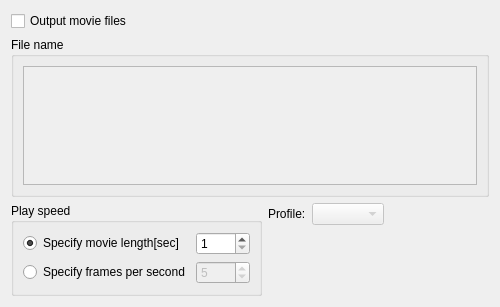
<?xml version="1.0" encoding="UTF-8"?>
<ui version="4.0">
 <class>ContinuousSnapshotWizard_MoviePropertyPage</class>
 <widget class="QWizardPage" name="ContinuousSnapshotWizard_MoviePropertyPage">
  <property name="geometry">
   <rect>
    <x>0</x>
    <y>0</y>
    <width>500</width>
    <height>307</height>
   </rect>
  </property>
  <property name="windowTitle">
   <string>WizardPage</string>
  </property>
  <property name="title">
   <string>Movie Properties</string>
  </property>
  <property name="subTitle">
   <string>Please specify the properties of output files.</string>
  </property>
  <layout class="QVBoxLayout" name="verticalLayout_3" stretch="0,1,0">
   <item>
    <widget class="QCheckBox" name="movieCheckBox">
     <property name="text">
      <string>Output movie files</string>
     </property>
    </widget>
   </item>
   <item>
    <widget class="QGroupBox" name="filenameGroupBox">
     <property name="title">
      <string>File name</string>
     </property>
     <layout class="QVBoxLayout" name="verticalLayout">
      <item>
       <widget class="QTableWidget" name="filenameTableWidget">
        <property name="enabled">
         <bool>false</bool>
        </property>
        <property name="editTriggers">
         <set>QAbstractItemView::NoEditTriggers</set>
        </property>
        <property name="columnCount">
         <number>0</number>
        </property>
        <attribute name="horizontalHeaderCascadingSectionResizes">
         <bool>false</bool>
        </attribute>
        <attribute name="horizontalHeaderDefaultSectionSize">
         <number>100</number>
        </attribute>
        <attribute name="horizontalHeaderStretchLastSection">
         <bool>true</bool>
        </attribute>
        <attribute name="verticalHeaderCascadingSectionResizes">
         <bool>false</bool>
        </attribute>
        <attribute name="verticalHeaderMinimumSectionSize">
         <number>16</number>
        </attribute>
       </widget>
      </item>
     </layout>
    </widget>
   </item>
   <item>
    <layout class="QHBoxLayout" name="horizontalLayout_2">
     <item>
      <widget class="QGroupBox" name="groupBox">
       <property name="title">
        <string>Play speed</string>
       </property>
       <layout class="QGridLayout" name="gridLayout">
        <item row="0" column="0">
         <widget class="QRadioButton" name="lengthRadioButton">
          <property name="text">
           <string>Specify movie length[sec]</string>
          </property>
          <property name="checked">
           <bool>true</bool>
          </property>
         </widget>
        </item>
        <item row="0" column="1">
         <widget class="QSpinBox" name="lengthSpinBox">
          <property name="minimum">
           <number>1</number>
          </property>
          <property name="maximum">
           <number>3600</number>
          </property>
         </widget>
        </item>
        <item row="1" column="0">
         <widget class="QRadioButton" name="fpsRadioButton">
          <property name="text">
           <string>Specify frames per second</string>
          </property>
         </widget>
        </item>
        <item row="1" column="1">
         <widget class="QSpinBox" name="fpsSpinBox">
          <property name="enabled">
           <bool>false</bool>
          </property>
          <property name="minimum">
           <number>1</number>
          </property>
          <property name="maximum">
           <number>30</number>
          </property>
          <property name="value">
           <number>5</number>
          </property>
         </widget>
        </item>
       </layout>
      </widget>
     </item>
     <item>
      <layout class="QVBoxLayout" name="verticalLayout_2">
       <item>
        <layout class="QHBoxLayout" name="horizontalLayout">
         <item>
          <widget class="QLabel" name="profileLabel">
           <property name="text">
            <string>Profile:</string>
           </property>
          </widget>
         </item>
         <item>
          <widget class="QComboBox" name="profileComboBox">
           <property name="enabled">
            <bool>false</bool>
           </property>
          </widget>
         </item>
        </layout>
       </item>
       <item>
        <spacer name="verticalSpacer">
         <property name="orientation">
          <enum>Qt::Vertical</enum>
         </property>
         <property name="sizeHint" stdset="0">
          <size>
           <width>20</width>
           <height>40</height>
          </size>
         </property>
        </spacer>
       </item>
      </layout>
     </item>
     <item>
      <spacer name="horizontalSpacer">
       <property name="orientation">
        <enum>Qt::Horizontal</enum>
       </property>
       <property name="sizeHint" stdset="0">
        <size>
         <width>40</width>
         <height>20</height>
        </size>
       </property>
      </spacer>
     </item>
    </layout>
   </item>
  </layout>
 </widget>
 <resources/>
 <connections>
  <connection>
   <sender>movieCheckBox</sender>
   <signal>toggled(bool)</signal>
   <receiver>filenameTableWidget</receiver>
   <slot>setEnabled(bool)</slot>
   <hints>
    <hint type="sourcelabel">
     <x>58</x>
     <y>16</y>
    </hint>
    <hint type="destinationlabel">
     <x>71</x>
     <y>98</y>
    </hint>
   </hints>
  </connection>
  <connection>
   <sender>movieCheckBox</sender>
   <signal>toggled(bool)</signal>
   <receiver>profileComboBox</receiver>
   <slot>setEnabled(bool)</slot>
   <hints>
    <hint type="sourcelabel">
     <x>191</x>
     <y>20</y>
    </hint>
    <hint type="destinationlabel">
     <x>359</x>
     <y>240</y>
    </hint>
   </hints>
  </connection>
  <connection>
   <sender>lengthRadioButton</sender>
   <signal>toggled(bool)</signal>
   <receiver>lengthSpinBox</receiver>
   <slot>setEnabled(bool)</slot>
   <hints>
    <hint type="sourcelabel">
     <x>122</x>
     <y>254</y>
    </hint>
    <hint type="destinationlabel">
     <x>199</x>
     <y>254</y>
    </hint>
   </hints>
  </connection>
  <connection>
   <sender>fpsRadioButton</sender>
   <signal>toggled(bool)</signal>
   <receiver>fpsSpinBox</receiver>
   <slot>setEnabled(bool)</slot>
   <hints>
    <hint type="sourcelabel">
     <x>120</x>
     <y>274</y>
    </hint>
    <hint type="destinationlabel">
     <x>202</x>
     <y>282</y>
    </hint>
   </hints>
  </connection>
 </connections>
</ui>
